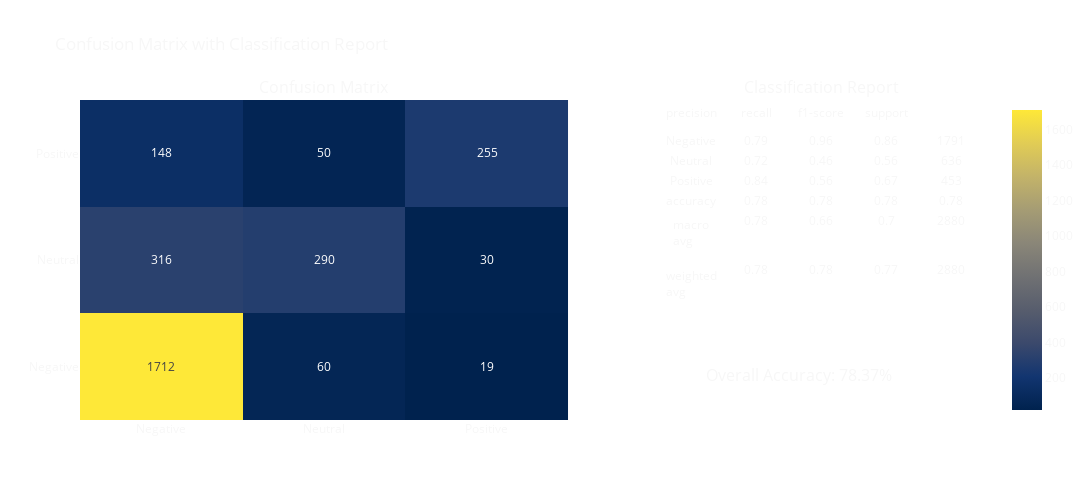

Notebook source saved alongside this figure:
### Code cell
# Hyperparam Test w/ poly | KEEP
random.seed(10)
# Base model
text = tweets['cleaned_text_stopwords'].values
labels = tweets['airline_sentiment'].values

# Split the data into training and testing sets
text_train, text_test, labels_train, labels_test = train_test_split(text, labels, test_size=0.2, random_state=42)

# TF-IDF Vectorization
vectorizer = TfidfVectorizer(max_features=1000)
X_train_tfidf = vectorizer.fit_transform(text_train)
X_test_tfidf = vectorizer.transform(text_test)


# Hyperparameter tuning using Grid Search for SVC with poly kernel
param_grid = {'C': [0.1, 1, 10, 100], 'kernel': ['poly'], 'degree': [2, 3, 4], 'gamma': ['scale', 'auto']}
svc_model = SVC()
grid_search = GridSearchCV(svc_model, param_grid, cv=3, n_jobs=1)
grid_search.fit(X_train_tfidf, labels_train)

print("Best Parameters:", grid_search.best_params_)

# Training on the chosen parameters with poly kernel
best_svc_model = grid_search.best_estimator_
best_svc_model.fit(X_train_tfidf, labels_train)

# Making predictions
y_pred = best_svc_model.predict(X_test_tfidf)

# Model evaluation
accuracy = accuracy_score(labels_test, y_pred)
print(f'Accuracy: {accuracy:.2f}')

# Classification Report
print('\nClassification Report:')
print(classification_report(labels_test, y_pred))

# Confusion Matrix
cm = confusion_matrix(labels_test, y_pred)
plot_confusion_matrix_with_classification_report(cm, ["Negative", "Neutral", "Positive"], labels_test, y_pred)

### Figure 1 — Plotly figure (JSON) as saved in the notebook; plotly's stock layout.template omitted (floating-point values rounded to 4 significant figures)
{"data": [{"colorscale": [[0, "#00224e"], [0.1111, "#123570"], [0.2222, "#3b496c"], [0.3333, "#575d6d"], [0.4444, "#707173"], [0.5556, "#8a8678"], [0.6667, "#a59c74"], [0.7778, "#c3b369"], [0.8889, "#e1cc55"], [1, "#fee838"]], "showscale": true, "text": [[1712, 60, 19], [316, 290, 30], [148, 50, 255]], "textfont": {"size": 12}, "texttemplate": "%{text}", "type": "heatmap", "x": ["Negative", "Neutral", "Positive"], "xaxis": "x", "y": ["Negative", "Neutral", "Positive"], "yaxis": "y", "z": [[1712, 60, 19], [316, 290, 30], [148, 50, 255]]}, {"cells": {"fill": {"color": "rgba(0,0,0,0)"}, "values": [["Negative", "Neutral", "Positive", "accuracy", "macro avg", "weighted avg"], [0.79, 0.72, 0.84, 0.78, 0.78, 0.78], [0.96, 0.46, 0.56, 0.78, 0.66, 0.78], [0.86, 0.56, 0.67, 0.78, 0.7, 0.77], [1791, 636, 453, 0.78, 2880, 2880]]}, "domain": {"x": [0.64, 1], "y": [0, 1]}, "header": {"fill": {"color": "rgba(0,0,0,0)"}, "values": ["precision", "recall", "f1-score", "support"]}, "type": "table"}], "layout": {"annotations": [{"font": {"size": 16}, "showarrow": false, "text": "Confusion Matrix", "x": 0.27, "xanchor": "center", "xref": "paper", "y": 1, "yanchor": "bottom", "yref": "paper"}, {"font": {"size": 16}, "showarrow": false, "text": "Classification Report", "x": 0.82, "xanchor": "center", "xref": "paper", "y": 1, "yanchor": "bottom", "yref": "paper"}, {"font": {"color": "rgba(247, 247, 247, 1)", "size": 16}, "showarrow": false, "text": "Overall Accuracy: 78.37%", "x": 0.9, "xref": "paper", "y": 0.1, "yref": "paper"}], "font": {"color": "rgba(247, 247, 247, 1)"}, "height": 500, "paper_bgcolor": "rgba(0,0,0,0)", "title": {"text": "Confusion Matrix with Classification Report"}, "width": 1200, "xaxis": {"anchor": "y", "domain": [0, 0.54]}, "yaxis": {"anchor": "x", "domain": [0, 1]}}}
